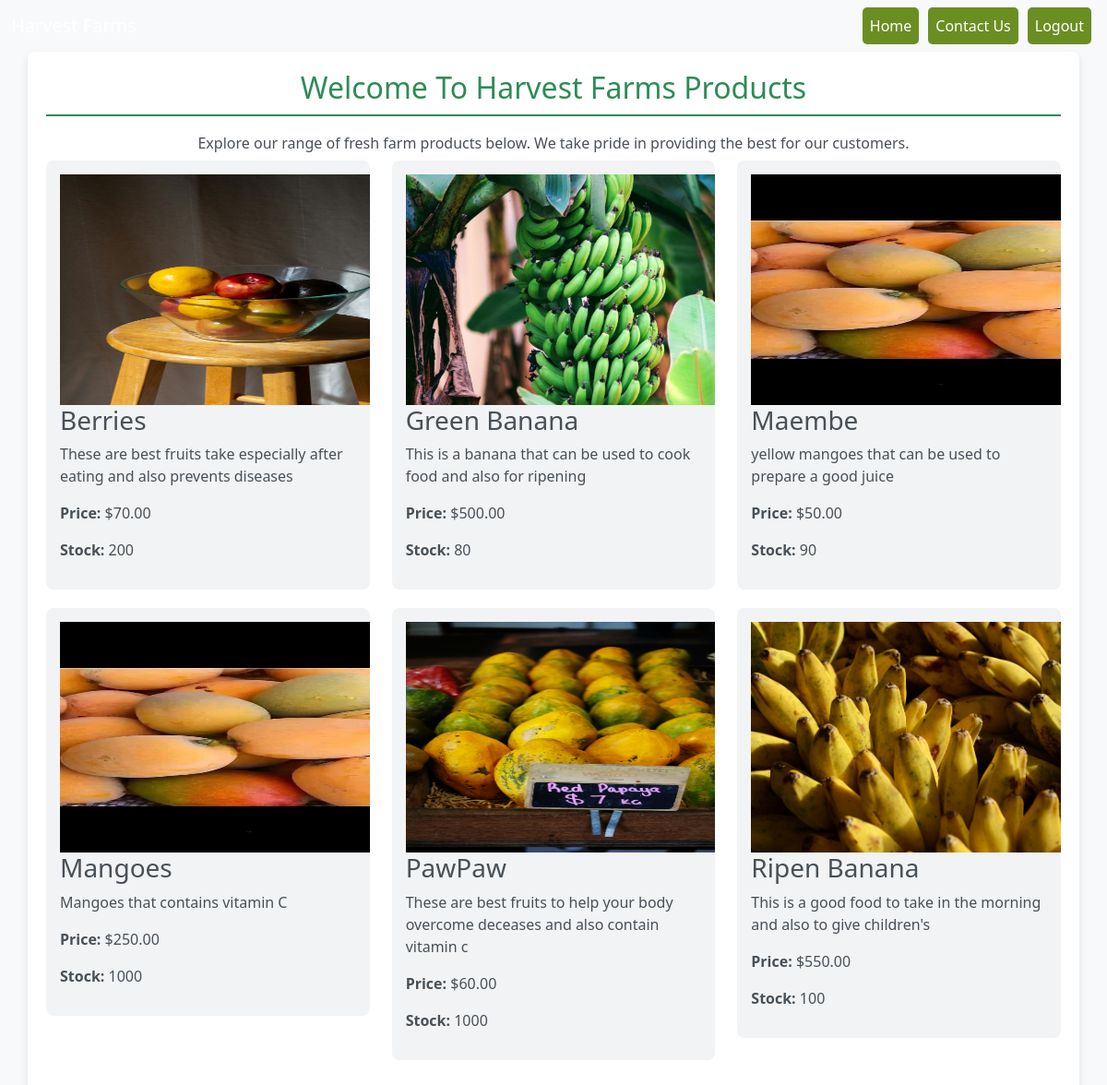
Page /shop/category/fruits/ on the committed database.
### shop/models.py (models this page shows, shortened)
class Product(models.Model):
    category = models.ForeignKey(Category, on_delete=models.CASCADE, related_name="products")
    name = models.CharField(max_length=200)
    slug = models.SlugField(unique=True ,blank=True)
    description = models.TextField()
    price = models.DecimalField(max_digits=10, decimal_places=2)
    stock = models.PositiveIntegerField(default=0)
    image = models.ImageField(upload_to="products_image/", blank=True, null=True)
    class Meta:
        ordering = ['name']

### shop/views.py (the view)
# urls.py: path('', views.product_list, name='product_list'),  # List products
def product_list(request, category_slug=None):
    category = None
    categories = Category.objects.all()
    products = Product.objects.all()
    if category_slug:
        category = get_object_or_404(Category, slug=category_slug)
        products = products.filter(category=category)
    return render(request, 'shop/product_list.html', {
        'category': category,
        'categories': categories,
        'products': products,
    })

### shop/templates/shop/product_list.html (shortened to what this page needs)
<!DOCTYPE html>
<html lang="en">
<head>
    <link href="https://cdn.jsdelivr.net/npm/bootstrap@5.3.0/dist/css/bootstrap.min.css" rel="stylesheet">
</head>
<body>
    <header>
        <nav class="navbar navbar-expand-lg bg-dark-green navbar-dark">
            <div class="container-fluid">
                <a class="navbar-brand" href="{% url 'home' %}">Harvest Farms</a>
                <div class="collapse navbar-collapse" id="navbarNav">
                    <ul class="navbar-nav ms-auto">
                        <li class="nav-item">
                            <a class="nav-link" href="{% url 'home' %}">Home</a>
                        </li>
                        <li class="nav-item">
                            <a class="nav-link" href="{% url 'contact:contact_form' %}">Contact Us</a>
                        </li>
                        <li class="nav-item">
                            <a class="nav-link" href="{% url 'home' %}">Logout</a>
                        </li>
                    </ul>
                </div>
            </div>
        </nav>
    </header>
    <div class="container">
        <h2 class="header">Welcome To Harvest Farms Products</h2>
        <h6>Explore our range of fresh farm products below. We take pride in providing the best for our customers.</h6>
        <div class="row">
            {% for product in products %}
                <div class="col-md-4">
                    <div class="product-item">
                        {% if product.image %}
                            <img src="{{ product.image.url }}" alt="{{ product.name }}"  style="width:400px;height:250px">
                        {% endif %}
                        <h3>{{ product.name }}</h3>
                        <p>{{ product.description }}</p>
                        <p><strong>Price:</strong> ${{ product.price }}</p>
                        <p><strong>Stock:</strong> {{ product.stock }}</p>
                    </div>
                </div>
            {% endfor %}
        </div>
    </div>
</body>
</html

### shop/templates/shop/product_list.html (style rules this page uses)
body { background-color: #f8f9fa; color: #495057; }
.container { background-color: #ffffff; padding: 20px; border-radius: 8px; box-shadow: 0 4px 8px rgba(0, 0, 0, 0.1); }
.header { color: #2e8b57; border-bottom: 2px solid #2e8b57; margin-bottom: 20px; padding-bottom: 10px; text-align: center; }
h6 { text-align: center; }
.product-item { padding: 15px; margin-bottom: 20px; background-color: #f1f3f4; border-radius: 8px; transition: transform 0.3s, box-shadow 0.3s; position: relative; overflow: hidden; }
.navbar-nav .nav-link { background-color: #6b8e23; color: white !important; border-radius: 5px; padding: 8px 15px; margin: 0 5px; transition: background-color 0.3s, color 0.3s; }

### rows in the picture
Product: image (picture), name "Berries", description "These are best fruits take especially after eating and also prevents diseases", price "70.00", stock "200"
Product: image (picture), name "Green Banana", description "This is a banana that can be used to cook food and also for ripening", price "500.00", stock "80"
Product: image (picture), name "Maembe", description "yellow mangoes that can be used to prepare a good juice", price "50.00", stock "90"
Product: image (picture), name "Mangoes", description "Mangoes that contains vitamin C", price "250.00", stock "1000"
Product: image (picture), name "PawPaw", description "These are best fruits to help your body overcome deceases and also contain vitamin c", price "60.00", stock "1000"
Product: image (picture), name "Ripen Banana", description "This is a good food to take in the morning and also to give children's", price "550.00", stock "100"
